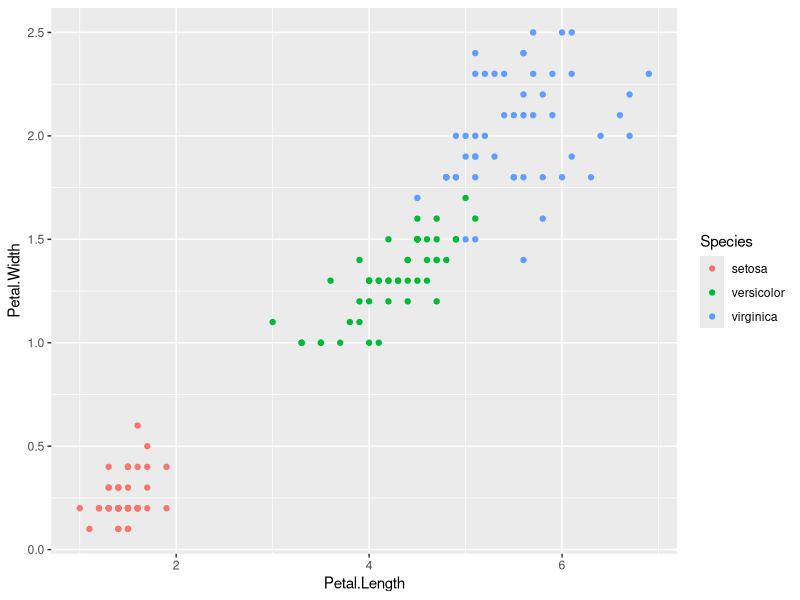
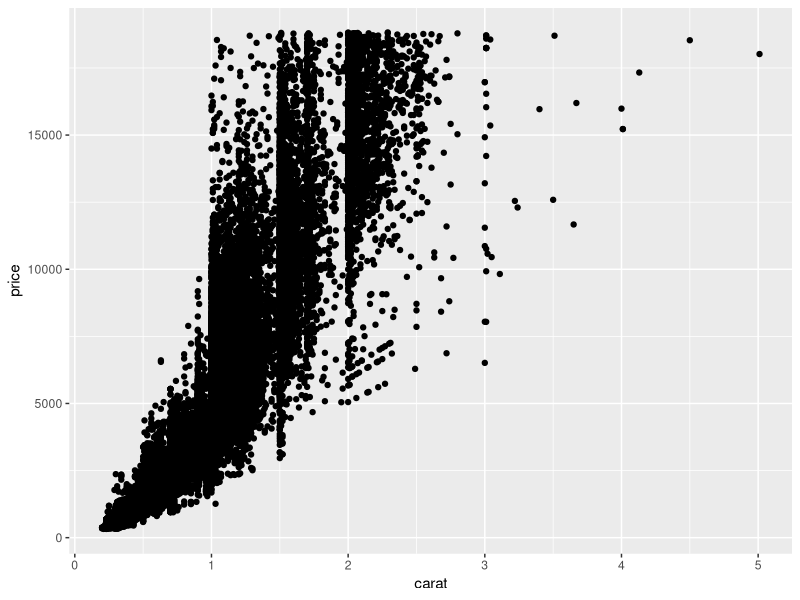
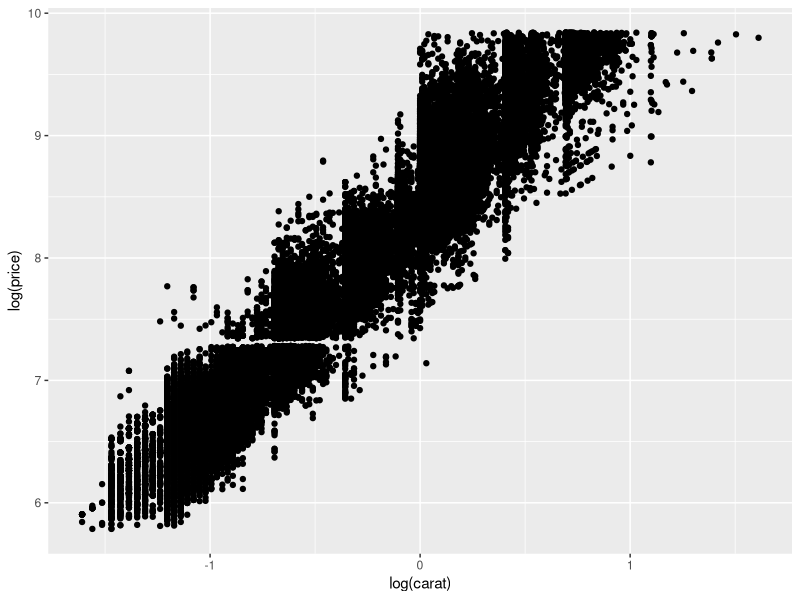
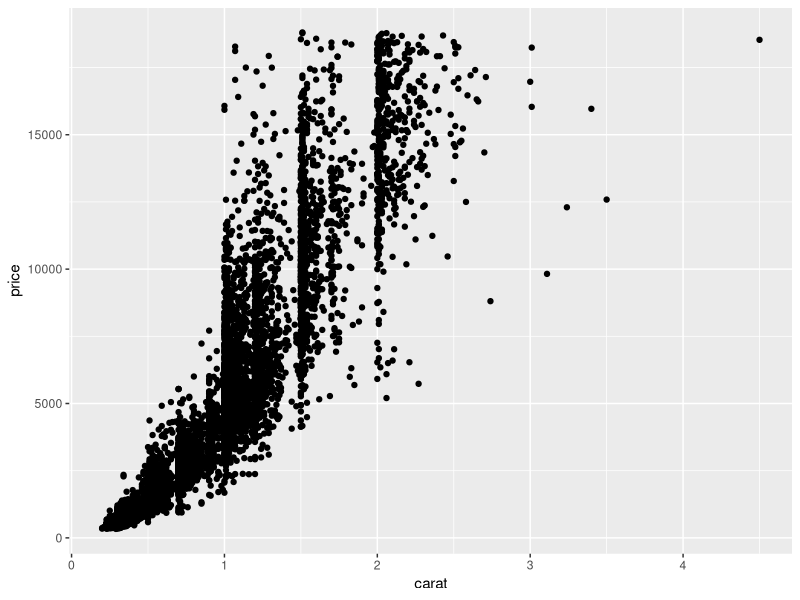
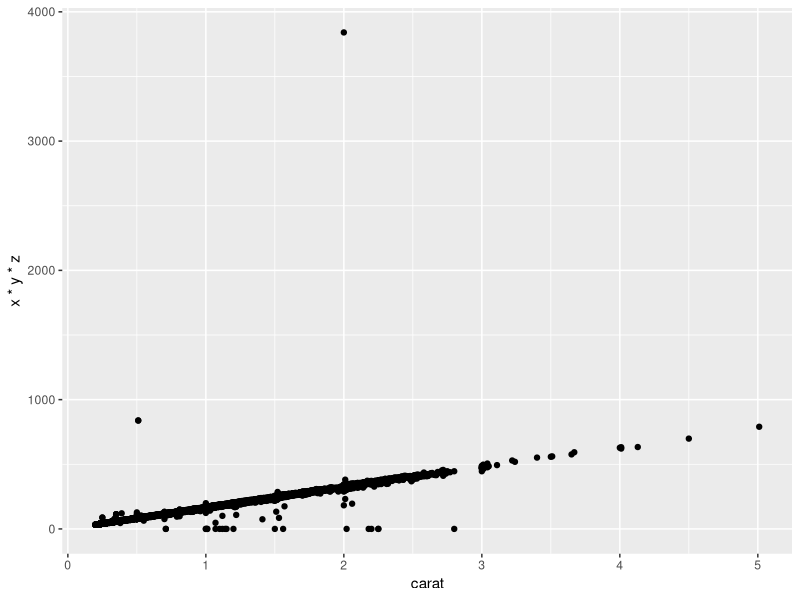
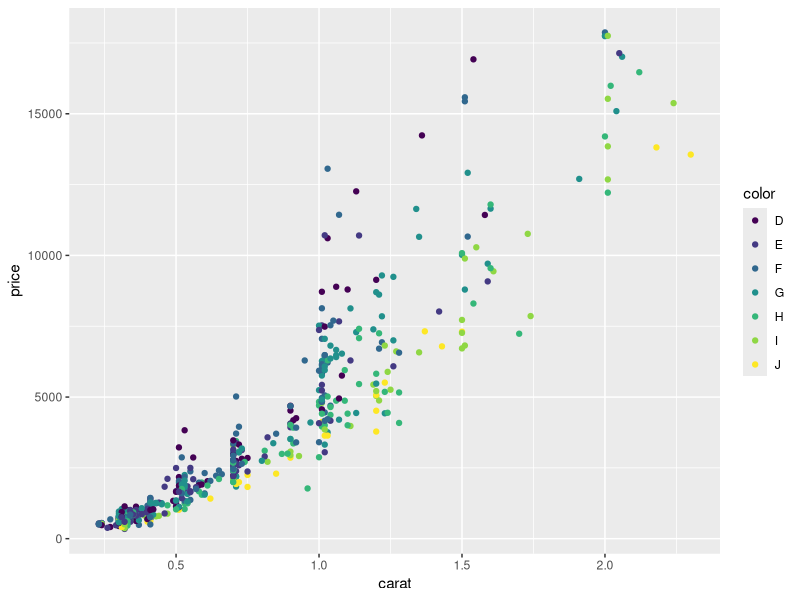
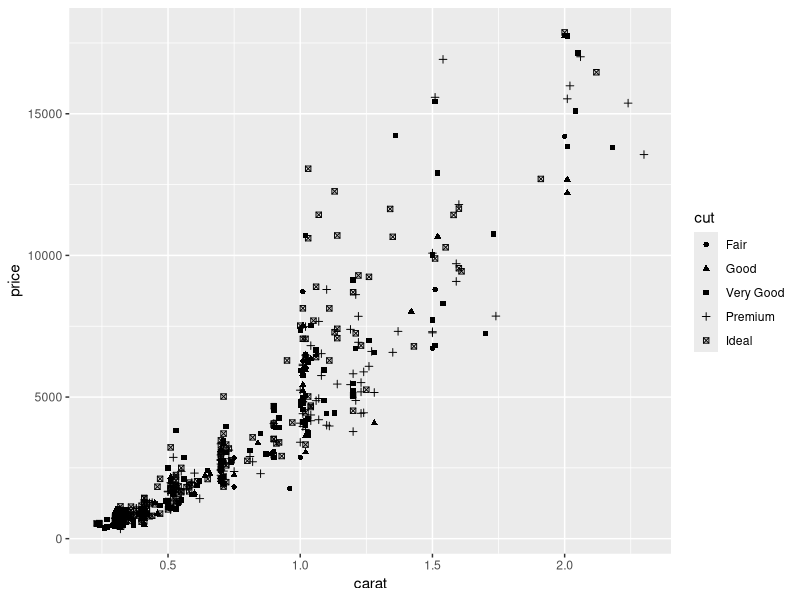
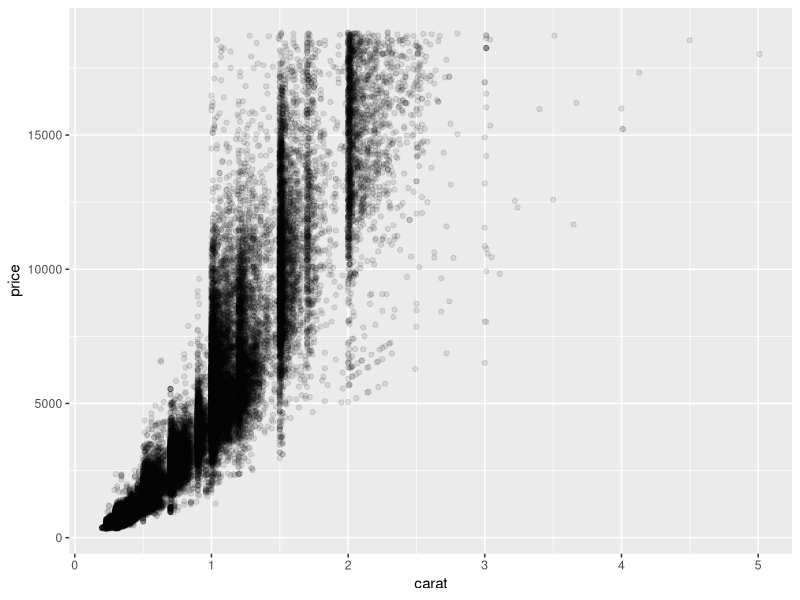

Reproduce these figures in R, in order.
# ggplot2 examples: exploratory views of built-in R datasets.
# Code transformations and plotting settings are preserved.
library(ggplot2)

# Review records or summary information before visual interpretation.
head(diamonds)
# Review records or summary information before visual interpretation.
summary(diamonds)
# Review records or summary information before visual interpretation.
str(diamonds)

# Examine a selected relationship or distribution using ggplot2.
ggplot(iris, aes(x = Petal.Length, y = Petal.Width, color = Species)) + geom_point()

# Examine a selected relationship or distribution using ggplot2.
ggplot(diamonds, aes(x = carat, y = price)) + geom_point()

# Examine a selected relationship or distribution using ggplot2.
ggplot(diamonds, aes(x = log(carat), y = log(price))) + geom_point()

# Examine a selected relationship or distribution using ggplot2.
ggplot(diamonds[sample(nrow(diamonds), 10000), ], aes(x = carat, y = price)) + geom_point()


nrow(diamonds)

# Examine a selected relationship or distribution using ggplot2.
ggplot(diamonds, aes(x = carat, y = x * y * z)) + geom_point()

# Make the subsequent random sample reproducible.
set.seed(639245)
dsmall <- diamonds[sample(nrow(diamonds),500),] 
# Review records or summary information before visual interpretation.
summary(dsmall)
# Review records or summary information before visual interpretation.
summary(diamonds)

# Examine a selected relationship or distribution using ggplot2.
ggplot(dsmall, aes(x = carat, y = price, color = color)) + geom_point()

# Examine a selected relationship or distribution using ggplot2.
ggplot(dsmall, aes(x = carat, y = price, shape = cut)) + geom_point()

# Examine a selected relationship or distribution using ggplot2.
ggplot(diamonds, aes(x = carat, y = price)) + geom_point(alpha = 1/10)

# Examine a selected relationship or distribution using ggplot2.
ggplot(diamonds, aes(x = carat, y = price)) + geom_point(alpha = 1/100)

# Examine a selected relationship or distribution using ggplot2.
ggplot(diamonds, aes(x = carat, y = price)) + geom_point(alpha = 1/200)

# Examine a selected relationship or distribution using ggplot2.
ggplot(dsmall, aes(x = carat, y = price)) + geom_line() + geom_smooth()


# Examine a selected relationship or distribution using ggplot2.
ggplot(dsmall, aes(x = carat, y = price)) + geom_point() + geom_smooth()

# Examine a selected relationship or distribution using ggplot2.
ggplot(dsmall, aes(x = carat, y = price)) + geom_point() + geom_smooth(span = 0.1)

# Examine a selected relationship or distribution using ggplot2.
ggplot(diamonds, aes(x = cut)) + geom_bar()


my_plot = ggplot(diamonds, aes(x = cut)) +  geom_bar()
print(my_plot)
my_plot = my_plot + geom_text(stat='count', aes(label=..count..), vjust=-1)
print(my_plot)
my_plot = my_plot +   theme(text = element_text(size = 14))
print(my_plot)
my_plot = my_plot + ylim(0, 35000)
print(my_plot)
my_plot = my_plot + geom_bar(fill = 'lightsteelblue')
print(my_plot)
my_plot = my_plot + coord_flip()
print(my_plot)

# Inspect a univariate distribution using base R.
hist(diamonds$price) 

# Examine a selected relationship or distribution using ggplot2.
ggplot(diamonds, aes(x = price)) + geom_histogram(binwidth = 500)

# Examine a selected relationship or distribution using ggplot2.
ggplot(diamonds, aes(x = price)) + geom_histogram(bins = 10)

# Examine a selected relationship or distribution using ggplot2.
ggplot(diamonds, aes(x = price)) + geom_density()

# Examine a selected relationship or distribution using ggplot2.
ggplot(diamonds, aes(x = price)) + geom_density(fill = 'lightsteelblue4')


my_plot = ggplot(diamonds, aes(x = cut, fill = clarity)) + geom_bar()
my_plot


my_plot = ggplot(diamonds, aes(x = color, fill = cut)) + geom_bar()
my_plot

my_plot = ggplot(diamonds, aes(x = price, fill = cut)) + geom_histogram(binwidth = 500) 
my_plot

my_plot = ggplot(diamonds, aes(x = price, color = cut)) + geom_density()
my_plot

my_plot = ggplot(diamonds, aes(x = cut, y = price)) + geom_boxplot() + coord_flip() + ggtitle("Boxplots of Price by Cut")
my_plot

my_plot = ggplot(diamonds, aes(x = color, y = price / carat)) + geom_jitter()
my_plot

# Examine a selected relationship or distribution using ggplot2.
ggplot(mpg, aes(displ, hwy, color = factor(cyl)))+  geom_point()  + stat_smooth(method = "lm")

# Examine a selected relationship or distribution using ggplot2.
ggplot(diamonds, aes(x = cut, y = price, fill = cut)) + geom_boxplot() + scale_fill_brewer(palette = "Set3") + theme(axis.text.x = element_text(angle = 45, hjust = 1)) + ggtitle("Boxplot of Price by Cut")

# Examine a selected relationship or distribution using ggplot2.
ggplot(diamonds, aes(x = carat, y = price, color = cut)) + geom_point(alpha = 0.6) + geom_smooth(method = "lm", se = FALSE, linetype = "dashed") + theme_minimal() + ggtitle("Price vs Carat with Trend Line")

# Examine a selected relationship or distribution using ggplot2.
ggplot(diamonds, aes(x = price, fill = cut)) + geom_density(alpha = 0.6) + scale_fill_brewer(palette = "Paired") + ggtitle("Density Plot of Price by Cut")

# Examine a selected relationship or distribution using ggplot2.
ggplot(diamonds, aes(x = price)) + geom_histogram(bins = 30, fill = "skyblue", color = "black") + facet_grid(cut ~ clarity) + ggtitle("Distribution of Price by Cut and Clarity")

# Examine a selected relationship or distribution using ggplot2.
ggplot(diamonds, aes(x = cut, y = color, fill = carat)) +  geom_tile() +  scale_fill_gradient(low = "white", high = "blue") +  ggtitle("Heatmap of Cut and Color vs Carat")

# Examine a selected relationship or distribution using ggplot2.
ggplot(diamonds, aes(x = cut, y = price, fill = clarity)) + geom_violin() + coord_flip() + scale_fill_brewer(palette = "Set2") + ggtitle("Violin Plot of Price by Cut and Clarity")

# Examine a selected relationship or distribution using ggplot2.
ggplot(dsmall, aes(x = carat, y = price, size = depth, color = cut)) + geom_point(alpha = 0.6) + scale_size_continuous(range = c(2, 10)) + ggtitle("Price vs Carat with Point Size by Depth")
